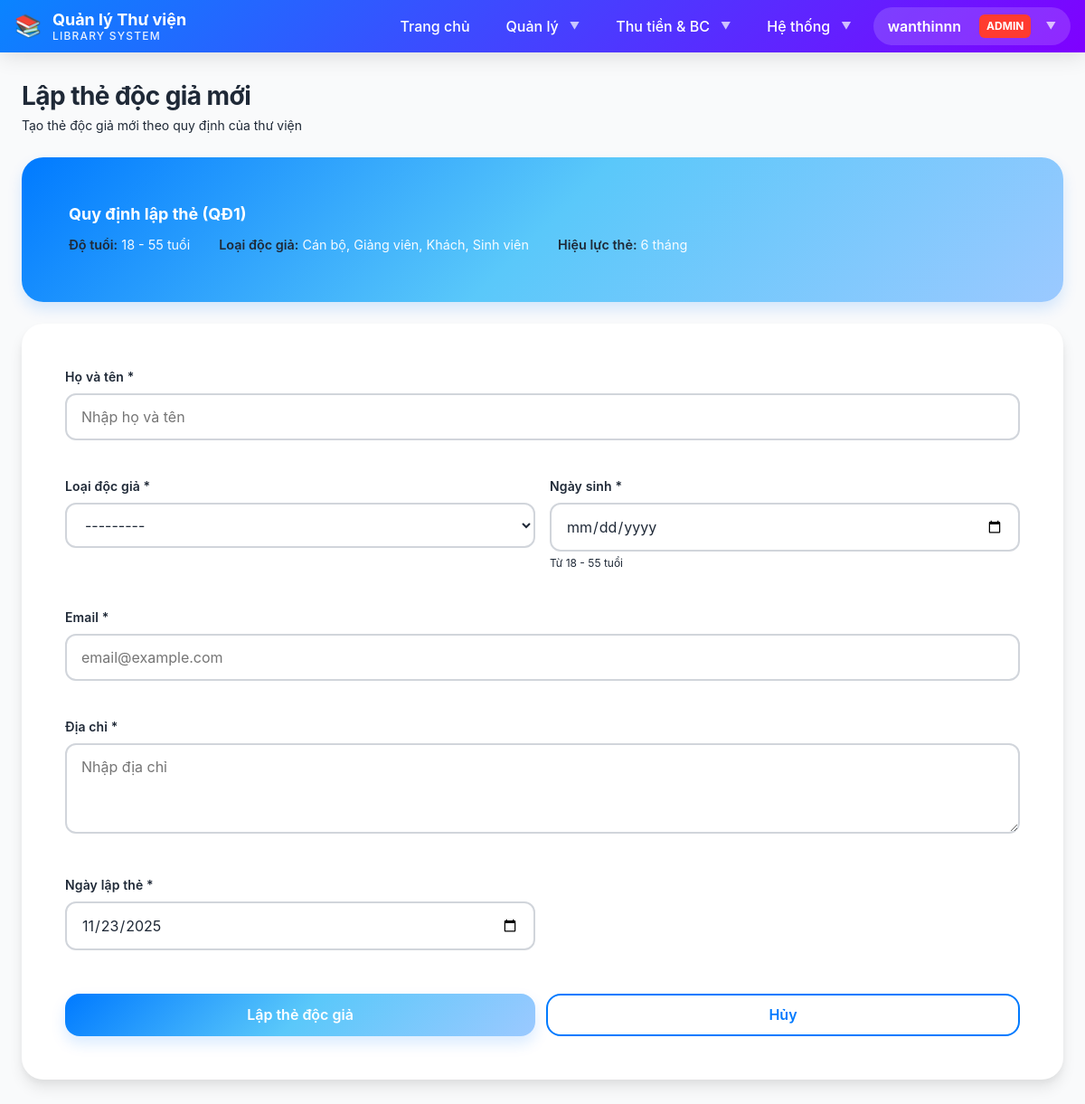
The page /auth/reader/create/ (signed in) on the database its author committed.
### LibraryApp/models.py (models this page shows, shortened)
class Parameter(models.Model):
    max_age = models.PositiveSmallIntegerField(
        verbose_name='Độ tuổi thấp nhất',
        default=18,
        validators=[MinValueValidator(1), MaxValueValidator(100)]
    )
    min_age = models.PositiveSmallIntegerField(
        verbose_name='Độ tuổi cao nhất',
        default=55,
        validators=[MinValueValidator(1), MaxValueValidator(100)]
    )
    card_validity_period = models.PositiveIntegerField(
        verbose_name='Thời hạn thẻ (tháng)',
        default=6,
        validators=[MinValueValidator(1)]
    )
    book_return_period = models.PositiveIntegerField(
        verbose_name='Nhận sách xuất bản trong vòng (năm)',
        default=8,
        validators=[MinValueValidator(1)]
    )
    max_borrowed_books = models.PositiveIntegerField(
        verbose_name='Số sách tối đa được mượn',
        default=5,
        validators=[MinValueValidator(1)]
    )
    max_borrow_days = models.PositiveIntegerField(
        verbose_name='Số ngày mượn sách tối đa',
        default=4,
        validators=[MinValueValidator(1)]
    )
    fine_rate = models.PositiveIntegerField(
        verbose_name='Đơn giá tiền phạt (VNĐ/ngày)',
        default=1000,
        validators=[MinValueValidator(0)]
    )
    enable_receipt_amount_validation = models.BooleanField(
        verbose_name='Kiểm tra số tiền thu không vượt quá nợ',
        default=True
    )
    created_at = models.DateTimeField(auto_now_add=True)
    updated_at = models.DateTimeField(auto_now=True)
    class Meta:
        db_table = 'parameter'
        verbose_name = 'Tham số hệ thống'
        verbose_name_plural = 'Tham số hệ thống'

class ReaderType(models.Model):
    reader_type_name = models.CharField(
        max_length=100,
        verbose_name='Tên loại độc giả',
        unique=True
    )
    description = models.TextField(
        verbose_name='Mô tả',
        blank=True,
        null=True
    )
    class Meta:
        db_table = 'reader_type'
        verbose_name = 'Loại độc giả'
        verbose_name_plural = 'Loại độc giả'
        ordering = ['reader_type_name']
    def __str__(self):
        return self.reader_type_name

### LibraryApp/views.py (the view)
# urls.py: path('reader/create/', views.reader_create_view, name='reader_create'),
@staff_required
def reader_create_view(request):
    params = Parameter.objects.first()
    if not params:
        messages.error(request, 'Hệ thống chưa được cấu hình. Vui lòng liên hệ quản trị viên.')
        return redirect('home')
    if request.method == 'POST':
        form = ReaderForm(request.POST)
        if form.is_valid():
            try:
                with transaction.atomic():
                    reader = form.save()
                    messages.success(
                        request,
                        f'Lập thẻ độc giả thành công! '
                        f'Mã độc giả: {reader.id} - {reader.reader_name}. '
                        f'Thẻ có hiệu lực đến: {reader.expiration_date.strftime("%d/%m/%Y")}'
                    )
                    return redirect('reader_detail', reader_id=reader.id)
            except Exception as e:
                messages.error(request, f'Có lỗi xảy ra: {str(e)}')
        else:
            messages.error(request, 'Vui lòng kiểm tra lại thông tin.')
    else:
        form = ReaderForm()
    context = {
        'form': form,
        'params': params,
        'reader_types': ReaderType.objects.all(),
        'page_title': 'Lập thẻ độc giả mới'
    }
    return render(request, 'LibraryApp/readers/reader_create.html', context)

### templates/LibraryApp/readers/reader_create.html (shortened to what this page needs)
{% extends 'base.html' %}
{% block content %}
<div style="margin-bottom: 1.5rem;">
    <h1 style="font-size: 1.75rem; font-weight: 700; margin-bottom: 0.25rem;">{{ page_title }}</h1>
    <p style="color: var(--text-secondary); font-size: 0.875rem;">Tạo thẻ độc giả mới theo quy định của thư viện</p>
</div>
<div class="card card-blue" style="margin-bottom: 1.5rem;">
    <div class="card-body" style="padding: 1.25rem; display: flex; align-items: center; gap: 2rem;">
        <div style="flex: 1;">
            <h3 style="font-size: 1.125rem; font-weight: 700; margin-bottom: 0.75rem; color: white;">Quy định lập thẻ (QĐ1)</h3>
            <div style="display: flex; gap: 2rem; color: rgba(255,255,255,0.95); font-size: 0.9rem;">
                <div>
                    <strong>Độ tuổi:</strong> {{ params.min_age }} - {{ params.max_age }} tuổi
                </div>
                <div>
                    <strong>Loại độc giả:</strong>
                    {% for rt in reader_types %}{{ rt.reader_type_name }}{% if not forloop.last %}, {% endif %}{% endfor %}
                </div>
                <div>
                    <strong>Hiệu lực thẻ:</strong> {{ params.card_validity_period }} tháng
                </div>
            </div>
        </div>
    </div>
</div>
<div class="card">
    <div class="card-body" style="padding: 1rem;">
        <form method="post" novalidate>
            <div style="display: grid; grid-template-columns: 1fr 1fr; gap: 1rem;">
                <div class="form-group" style="grid-column: 1 / -1;">
                    <label for="{{ form.reader_name.id_for_label }}" class="form-label">
                        {{ form.reader_name.label }}
                        <span style="color: var(--error);">*</span>
                    </label>
                    {{ form.reader_name }}
                </div>
                <div class="form-group">
                    <label for="{{ form.reader_type.id_for_label }}" class="form-label">
                        {{ form.reader_type.label }}
                        <span style="color: var(--error);">*</span>
                    </label>
                    {{ form.reader_type }}
                </div>
                <div class="form-group">
                    <label for="{{ form.date_of_birth.id_for_label }}" class="form-label">
                        {{ form.date_of_birth.label }}
                        <span style="color: var(--error);">*</span>
                    </label>
                    {{ form.date_of_birth }}
                    <div style="color: var(--text-secondary); font-size: 0.75rem; margin-top: 0.25rem;">
                        Từ {{ params.min_age }} - {{ params.max_age }} tuổi
                    </div>
                </div>
                <div class="form-group" style="grid-column: 1 / -1;">
                    <label for="{{ form.email.id_for_label }}" class="form-label">
                        {{ form.email.label }}
                        <span style="color: var(--error);">*</span>
                    </label>
                    {{ form.email }}
                </div>
                <div class="form-group" style="grid-column: 1 / -1;">
                    <label for="{{ form.address.id_for_label }}" class="form-label">
                        {{ form.address.label }}
                        <span style="color: var(--error);">*</span>
                    </label>
                    {{ form.address }}
                </div>
                <div class="form-group">
                    <label for="{{ form.card_creation_date.id_for_label }}" class="form-label">
                        {{ form.card_creation_date.label }}
                        <span style="color: var(--error);">*</span>
                    </label>
                    {{ form.card_creation_date }}
                </div>
            </div>
            <div style="margin-top: 1.5rem; display: flex; gap: 0.75rem;">
                <button type="submit" class="btn btn-primary" style="flex: 1;">
                    Lập thẻ độc giả
                </button>
                <a href="{% url 'reader_list' %}" class="btn btn-outline" style="flex: 1; text-align: center;">
                    Hủy
                </a>
            </div>
        </form>
    </div>
</div>
{% endblock %}

### templates/base.html (shortened to what this page needs)
{% load static %}
<!DOCTYPE html>
<html lang="vi">
<head>
    <link rel="stylesheet" href="{% static 'css/main.css' %}">
</head>
<body class="page-wrapper">
    <nav class="navbar">
        <div class="navbar-container">
            <a class="navbar-brand" href="{% url 'home' %}">
                <span class="navbar-logo">📚</span>
                <div class="navbar-title">
                    <span class="navbar-title-main">Quản lý Thư viện</span>
                    <span class="navbar-title-sub">Library System</span>
                </div>
            </a>
            <ul class="navbar-nav" id="navMenu">
                <li class="nav-item">
                    <a class="nav-link" href="{% url 'home' %}">Trang chủ</a>
                </li>
                {% if user.is_authenticated %}
                    <li class="nav-item dropdown">
                        <a class="nav-link dropdown-toggle" href="#">Quản lý</a>
                    </li>
                    <li class="nav-item dropdown">
                        <a class="nav-link dropdown-toggle" href="#">Thu tiền & BC</a>
                    </li>
                    {% if user.is_superuser %}
                    <li class="nav-item dropdown">
                        <a class="nav-link dropdown-toggle" href="#">Hệ thống</a>
                    </li>
                    {% endif %}
                    <li class="nav-item dropdown">
                        <a class="navbar-user dropdown-toggle" href="#">
                            {{ user.username }}
                            {% if user.is_superuser %}
                                <span class="user-badge">Admin</span>
                            {% elif user.is_staff %}
                                <span class="user-badge" style="background: var(--color-info);">Staff</span>
                            {% endif %}
                        </a>
                    </li>
                {% endif %}
            </ul>
        </div>
    </nav>
    <div class="page-content">
        <div class="container">
            {% block content %}
            {% endblock %}
        </div>
    </div>
</body>
</html>

### static/css/main.css (style rules this page uses)
.page-wrapper { min-height: 100vh; display: flex; flex-direction: column; background: var(--color-bg-secondary); }
.page-content { flex: 1; padding: var(--space-8) 0; }

### static/css/variables.css (style rules this page uses)
:root { --color-blue-primary: #007aff; --color-blue-light: #5ac8fa; --color-blue-lighter: #9bc9ff; --color-blue-dark: #0051d5; --color-blue-darker: #003d99; --color-pink-primary: #ff7de9; --color-pink-light: #ffb3f0; --color-pink-lighter: #ffd9f7; --color-pink-dark: #e655d0; --color-purple-primary: #c855ff; --color-purple-light: #e0a8ff; --color-purple-dark: #7f00ff; --color-purple-darker: #5a00b3; --gradient-blue: linear-gradient(135deg, #007aff 0%, #5ac8fa 50%, #9bc9ff 100%); --gradient-pink-purple: linear-gradient(135deg, #ff7de9 0%, #c855ff 100%); --gradient-blue-purple: linear-gradient(135deg, #0a84ff 0%, #7f00ff 100%); --gradient-ocean: linear-gradient(135deg, #007aff 0%, #5ac8fa 100%); --gradient-sunset: linear-gradient(135deg, #ff7de9 0%, #ffa07a 100%); --gradient-midnight: linear-gradient(135deg, #1e3a8a 0%, #312e81 100%); --gradient-overlay-light: linear-gradient(135deg, rgba(0, 122, 255, 0.05) 0%, rgba(90, 200, 250, 0.05) 100%); --gradient-overlay-medium: linear-gradient(135deg, rgba(0, 122, 255, 0.1) 0%, rgba(90, 200, 250, 0.1) 100%); --color-white: #ffffff; --color-gray-50: #f9fafb; --color-gray-100: #f3f4f6; --color-gray-200: #e5e7eb; --color-gray-300: #d1d5db; --color-gray-400: #9ca3af; --color-gray-500: #6b7280; --color-gray-600: #4b5563; --color-gray-700: #374151; --color-gray-800: #1f2937; --color-gray-900: #111827; --color-success: #34c759; --color-success-light: #8ee6a3; --color-warning: #ff9500; --color-warning-light: #ffb84d; --color-danger: #ff3b30; --color-danger-light: #ff8a80; --color-info: #5ac8fa; --color-text-primary: #1f2937; --color-text-secondary: #6b7280; --color-text-tertiary: #9ca3af; --color-text-inverse: #ffffff; --color-bg-primary: #ffffff; --color-bg-secondary: #f9fafb; --color-bg-tertiary: #f3f4f6; --font-primary: -apple-system, BlinkMacSystemFont, "SF Pro Display", "Segoe UI", "Inter", "Manrope", system-ui, sans-serif; --font-mono: "SF Mono", "Consolas", "Monaco", monospace; --font-size-xs: 0.75rem; --font-size-sm: 0.875rem; --font-size-base: 1rem; --font-size-lg: 1.125rem; --font-size-xl: 1.25rem; --font-size-2xl: 1.5rem; --font-size-3xl: 1.875rem; --font-size-4xl: 2.25rem; --font-size-5xl: 3rem; --font-weight-light: 300; --font-weight-normal: 400; --font-weight-medium: 500; --font-weight-semibold: 600; --font-weight-bold: 700; --font-weight-extrabold: 800; --line-height-tight: 1.2; --line-height-snug: 1.375; --line-height-normal: 1.5; --line-height-relaxed: 1.625; --line-height-loose: 2; --space-1: 0.25rem; --space-2: 0.5rem; --space-3: 0.75rem; --space-4: 1rem; --space-5: 1.25rem; --space-6: 1.5rem; --space-8: 2rem; --space-10: 2.5rem; --space-12: 3rem; --space-16: 4rem; --space-20: 5rem; --space-24: 6rem; --radius-sm: 0.375rem; --radius-md: 0.5rem; --radius-lg: 0.75rem; --radius-xl: 1rem; --radius-2xl: 1.25rem; --radius-3xl: 1.5rem; --radius-full: 9999px; --shadow-xs: 0 1px 2px rgba(0, 0, 0, 0.04); --shadow-sm: 0 1px 3px rgba(0, 0, 0, 0.06), 0 1px 2px rgba(0, 0, 0, 0.04); --shadow-md: 0 4px 6px rgba(0, 0, 0, 0.05), 0 2px 4px rgba(0, 0, 0, 0.03); --shadow-lg: 0 10px 15px rgba(0, 0, 0, 0.08), 0 4px 6px rgba(0, 0, 0, 0.04); --shadow-xl: 0 20px 25px rgba(0, 0, 0, 0.1), 0 8px 10px rgba(0, 0, 0, 0.04); --shadow-2xl: 0 25px 50px rgba(0, 0, 0, 0.15); --shadow-blue: 0 8px 16px rgba(0, 122, 255, 0.15); --shadow-pink: 0 8px 16px rgba(255, 125, 233, 0.15); --shadow-purple: 0 8px 16px rgba(200, 85, 255, 0.15); --transition-fast: 150ms cubic-bezier(0.4, 0, 0.2, 1); --transition-base: 250ms cubic-bezier(0.4, 0, 0.2, 1); --transition-slow: 350ms cubic-bezier(0.4, 0, 0.2, 1); --transition-slowest: 500ms cubic-bezier(0.4, 0, 0.2, 1); --transition-bounce: 500ms cubic-bezier(0.68, -0.55, 0.265, 1.55); --z-base: 0; --z-dropdown: 1000; --z-sticky: 1020; --z-fixed: 1030; --z-modal-backdrop: 1040; --z-modal: 1050; --z-popover: 1060; --z-tooltip: 1070; --glass-blur: blur(20px); --glass-bg: rgba(255, 255, 255, 0.7); --glass-bg-dark: rgba(0, 0, 0, 0.5); --glass-border: rgba(255, 255, 255, 0.18); --breakpoint-sm: 640px; --breakpoint-md: 768px; --breakpoint-lg: 1024px; --breakpoint-xl: 1280px; --breakpoint-2xl: 1536px; }

### rows shown on the page
Parameter: min_age "18", max_age "55", card_validity_period "6"
ReaderType: reader_type_name "Cán bộ"
ReaderType: reader_type_name "Giảng viên"
ReaderType: reader_type_name "Khách"
ReaderType: reader_type_name "Sinh viên"

### other values the page prints
{{ user.username }} "wanthinnn"
{{ page_title }} "Lập thẻ độc giả mới"
